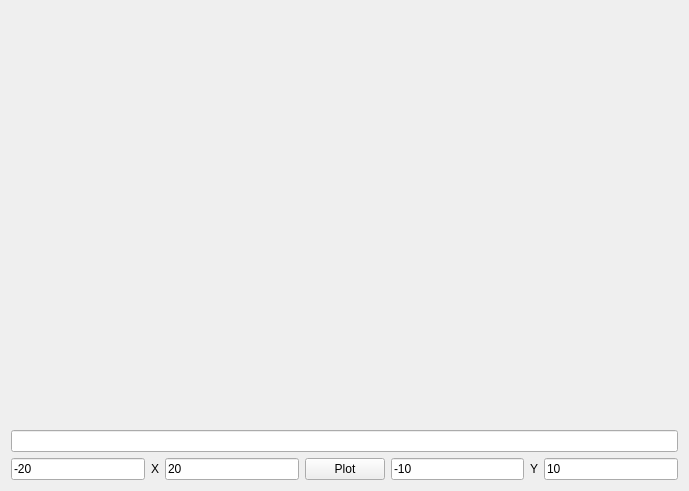
<?xml version="1.0" encoding="UTF-8"?>
<ui version="4.0">
 <class>Graph</class>
 <widget class="QWidget" name="Graph">
  <property name="geometry">
   <rect>
    <x>0</x>
    <y>0</y>
    <width>689</width>
    <height>491</height>
   </rect>
  </property>
  <property name="windowTitle">
   <string>Form</string>
  </property>
  <layout class="QGridLayout" name="gridLayout">
   <item row="2" column="3">
    <widget class="QPushButton" name="PlotButton">
     <property name="text">
      <string>Plot</string>
     </property>
    </widget>
   </item>
   <item row="2" column="5">
    <widget class="QLabel" name="labelY">
     <property name="text">
      <string>Y</string>
     </property>
    </widget>
   </item>
   <item row="2" column="0">
    <widget class="QLineEdit" name="MinX">
     <property name="text">
      <string>-20</string>
     </property>
    </widget>
   </item>
   <item row="2" column="4">
    <widget class="QLineEdit" name="MinY">
     <property name="text">
      <string>-10</string>
     </property>
    </widget>
   </item>
   <item row="2" column="6">
    <widget class="QLineEdit" name="MaxY">
     <property name="text">
      <string>10</string>
     </property>
    </widget>
   </item>
   <item row="2" column="1">
    <widget class="QLabel" name="labelX">
     <property name="text">
      <string>X</string>
     </property>
    </widget>
   </item>
   <item row="2" column="2">
    <widget class="QLineEdit" name="MaxX">
     <property name="text">
      <string>20</string>
     </property>
    </widget>
   </item>
   <item row="0" column="0" colspan="7">
    <widget class="QCustomPlot" name="widget" native="true"/>
   </item>
   <item row="1" column="0" colspan="7">
    <widget class="QLineEdit" name="Display"/>
   </item>
  </layout>
 </widget>
 <customwidgets>
  <customwidget>
   <class>QCustomPlot</class>
   <extends>QWidget</extends>
   <header>qcustomplot.h</header>
   <container>1</container>
  </customwidget>
 </customwidgets>
 <resources/>
 <connections/>
</ui>
